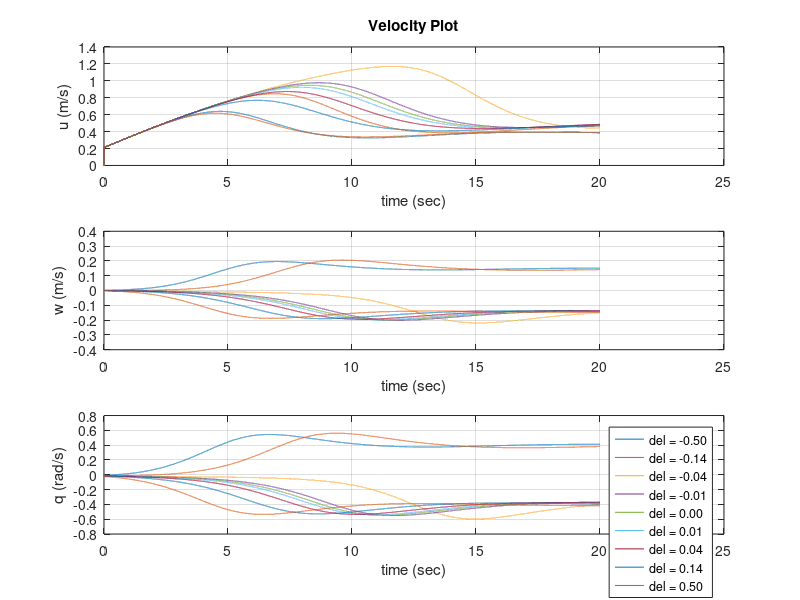

Here is the MATLAB script that generated this plot: (Note: a time limit stopped this script after it produced the figure.)
%%%%%%%%%%%%%%%%%%%%%%%%%%%%%%%%%%%%%%%%%%%%%%%%%%%%%%%%%%%%%%%%%%%%%%%%
%   2D Dynamic analysis of REMUS in xz-plane
%
%         17July2020
%
%  This program comuputes the dynamic motion of the REMUS underwater vehicles
%   subjected to various hydrodynamic loads in the xz-plane.
%    
%   [Amat]{acc}+[Bmat]{ve}={extLoad} is soleved using the
%   Crank-Nicholson technique which has the tuncation order (dt)^2
%   Here, {vel}={u; w; q} column vector
%         {acc}=(udot; wdot; qdot} column vector
%         {extLoad} is the force and momemnt indpendent of u, w, and q.
%
%------------------------------------------------------------------------
%  State varaibles
%   u;  linear velocity along the x-axis
%   w:  linear velocity along the z-axis
%   q:  angular velocity about the y-axis
%
%   udot:   linear acceleration along the x-axis
%   vdot:   linear acceleration along the z-axis
%   qdot:   angular avveleration about the y-axis
%
%   x_position: position along the x-axis
%   z_position: position along the z-axis
%   q_position: angular position about y-axis
%
%   Fx: linear force along the x-axis
%   Fy: linear force along the z-axis
%   My: moment about the y-axis
%
%%%%%%%%%%%%%%%%%%%%%%%%%%%%%%%%%%%%%%%%%%%%%%%%%%%%%%%%%%%%%%%%%%%%%%%%%
clear all
%close all

% Clear figures
h =  findobj('type','figure');
n = length(h);
for ii = 1:n
    figure(ii);
    clf();
end


m=30;       % mass in kg
Iyy=3.45;   % mass moment of interia about y-axis in kg-m^2

xg=0;       % center of gravisty wrt center of bouyance in x-axis 
zg=1.96e-2; % center of gravisty wrt center of bouyance in z-axis (m)

Xuu=-1.62;          % Axial flow drag (Kg/m)
Xudot=-9.30e-001;	% Added Mass (kg)
Xwq=-3.55e+001;     % Added Mass Cross-term (kg/rad)
Xqq=1.93e+000;      % Added Mass Cross-term (kg-m/rad)
Xprop=+3.86e+000;   % Propeller Thrust (N)
Zww=-1.31e+002;     % Cross-flow Drag (kg/m)
Zqq=-6.32e-001;     % Cross-flow Drag (kg· m/rad^2)
Zuw=-2.86e+001;  	% Body Lift Force and Fin Lift (Kg/m)
Zwdot=-3.55e+001;   % Added Mass (kg)
Zqdot=-1.93e+000;   % Added Mass (kg• m/rad)
Zuq=-5.22e+000;     % Added Mass Cross-term and Fin Lift (kg/m)
Zuud=-9.64e+000;    % Fin Lift Force (kg/(m · rad))
Mww=+3.18e+000;     % Crossflow Drag (kg)
Mqq=-9.40e+000;     % Crossflow Drag (kg· m^2 / rad^2)
Muw=+2.40e+001;     % Body and Fin Lift and Munk Moment (kg)
Mwdot=-1.93e+000;   % Added mass (kg-m)
Mqdot=-4.88e+000;   % Added mass (kg-m^2 /rad)
Muq=-2.00e+000;     % Added Mass Cross Term and Fin Lift (kg-m/rad)
Muud=-6.15e+000;    % Fin Lift Moment (kg/rad)

del=0.0;           % fin angle

Amat=zeros(3,3);    % initialization of matrice Amat
Bmat=zeros(3,3);    % initialization of matrice Bmat
exLoad=zeros(3,1);  % initialization of column vector exLoad
Cmat=zeros(3,3);    % temporary matrix
FF=zeros(3,3);      % temporary vector

dt=0.001;      % time step size (sec)
ntime=20000;      % no of time steps
nit=5000;     % no of iteration for convergence
tol=0.001;   % tolerance for convergence

u=zeros(ntime+1,1);     % velocity in x-axis
w=zeros(ntime+1,1);     % velocity in z-axis
q=zeros(ntime+1,1);     % angular velocity 
x_position=zeros(ntime+1,1);        % position in x-axis
z_position=zeros(ntime+1,1);        % position in z-axis
q_position=zeros(ntime+1,1);        % angular position
time=zeros(ntime+1,1);     % time
dell = zeros(ntime+1,1);

NoIt=zeros(ntime+1,1);       % array to store no. of iteration for convergency
ConvError=zeros(ntime+1,1);       % array to store the error ratio for convergency

u(1)=0;     % inital x-velocity
v(1)=0;     % inital z-velocity
q(1)=0;     % inital angular velocity about y-axis

% Test for values of del
dels = logspace(-2,-0.301,4);
dels = [-flip(dels), 0, dels];
lstr = {};
for ii = 1:length(dels)
    del = dels(ii);
    lstr{ii} = sprintf('del = %.2f',del);
	
for itime=1:ntime   % time increment loop
    
    time(itime+1)=time(itime)+dt;
    
    up=u(itime);     % current velocity in x-axis
    wp=w(itime);     % current velocity in z-axis
    qp=q(itime);     % current angular velocity about z-axis

    %%%%  Feedback Control
    % State vector 
    state = [x_position(itime)
        z_position(itime)
        q_position(itime)
        u(itime)
        w(itime)
        q(itime)];
    % Setpoint
    z_setpoint = -1.0;
    % Controller
    %del = remus2d_pid(z_setpoint,state);
    dell(itime) = del;
    %%%%
        
    it=0;
    ratio=1;     % initial value for covenrgence

    while (it <= nit && ratio > tol)
    it=it+1;    
    
    solo=[up; wp; qp];      % Assumed solution
    
    Amat(1,1)=m-Xudot;  % Mtarix A
    Amat(1,3)=m*zg;
    Amat(2,2)=m-Zwdot;
    Amat(2,3)=-m*xg-Zqdot;
    Amat(3,1)=m*zg;
    Amat(3,2)=-m*xg-Mwdot;
    Amat(3,3)=Iyy-Mqdot;
    
    Bmat(1,1)=-Xuu*abs(up); % Matrix B
    Bmat(1,2)=m*qp-Xwq*qp;
    Bmat(1,3)=-m*xg*qp-Xqq*qp;
    Bmat(2,1)=-m*qp-Zuq*qp-Zuud*up*del;
    Bmat(2,2)=-Zww*abs(wp)-Zuw*up;
    Bmat(2,3)=-m*zg*qp-Zqq*abs(qp);
    Bmat(3,1)=-Muw*wp-Muud*up*del;
    Bmat(3,2)=-Mww*abs(wp);
    Bmat(3,3)=m*zg*wp+m*xg*up-Mqq*abs(qp)-Muq*up;
    
    exLoad(1,1)=Xprop;
    
    Cmat=Amat/dt+Bmat/2;    % Crank Nicholson Technique
    FF=(Amat/dt-Bmat/2)*solo+exLoad;
    
    soln=Cmat\FF;           % new solution
    
    diff=(soln(1)-solo(1))^2+(soln(1)-solo(1))^2+(soln(1)-solo(1))^2;
    ratio=sqrt(diff/(soln(1)^2+soln(2)^2+soln(3)^2));
    
    up=(solo(1)+soln(1))/2; 
    wp=(solo(2)+soln(2))/2; 
    qp=(solo(3)+soln(3))/2;    
    NoIt(itime+1)=it;
    ConvError(itime+1)=ratio;
    
    end  % iteration loop for convergence
    
    u(itime+1)=soln(1);
    w(itime+1)=soln(2);
    q(itime+1)=soln(3);
    
    x_position(itime+1)=x_position(itime)+(u(itime+1)+u(itime))*dt/2;
    z_position(itime+1)=z_position(itime)+(w(itime+1)+w(itime))*dt/2;
    q_position(itime+1)=q_position(itime)+(q(itime+1)+q(itime))*dt/2;
    
end  % end loop for itime


figure(1);
%clf();
subplot(3,1,1);
plot(time,u)
hold on
xlabel('time (sec)')
ylabel('u (m/s)')
grid on; box on;
title('Velocity Plot')
subplot(3,1,2)
plot(time,w)
hold on
xlabel('time (sec)')
ylabel('w (m/s)')
grid on; box on;
subplot(3,1,3)
plot(time,q)
hold on
xlabel('time (sec)')
ylabel('q (rad/s)')
grid on; box on;
legend(lstr)

figure(2);
%clf();
subplot(4,1,1)
plot(time,x_position)
hold on
xlabel('time (sec)')
ylabel('x position (m)')
grid on; box on;
title('Position Plot')
subplot(4,1,2)
plot(time,z_position)
hold on
xlabel('time (sec)')
ylabel('z position(m)')
grid on; box on;
subplot(4,1,3)
plot(time,q_position)
hold on
xlabel('time (sec)')
ylabel('pitch angle (ra)')
grid on; box on;
subplot(4,1,4)
plot(time,dell);
hold on
xlabel('time (sec)')
ylabel('fin angle (ra)')
grid on; box on;
legend(lstr)

figure(3);
clf()
subplot(2,1,1)
plot(time,NoIt)
xlabel('time (sec)')
ylabel('No. of Iterations')
title('No. of Itertaions for Convergency')

subplot(2,1,2)
plot(time,ConvError)
xlabel('time (sec)')
ylabel('Ratio of Solutions')
title('Error at Convergence')

end
